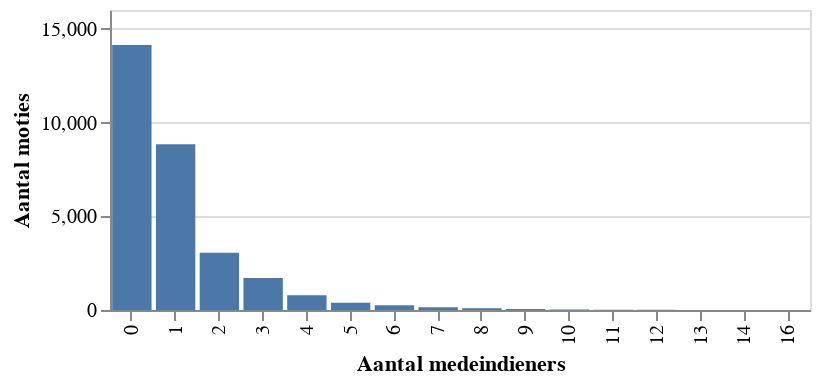

Notebook code for this chart:
### Markdown cell above
In bovenstaande histogrammen gaat het vooral om de verdeling van de moties tijdens de kamerperiodes. Het absolute aantal is niet echt vergelijkbaar omdat de duur van de kabinetten verschillend is. 
* Balkenende IV: een piek van ongeveer 200 moties die nauwelijks stemmen krijgen (waarschijnlijk soort protestmoties), een grote piek met moties die rond de 35 stemmen blijven hangen en een piek met unaniem aangenomen moties
* Rutte I: relatief meer moties die het nipt wel of juist niet haalden.
* Rutte II: verlijkbaar met Balkenende IV, behalve dat de meeste moties onder de 75 bleven steken
* Rutte III: hele grote piek in het aantal unaniem aangenomen moties. Dit lijken er ook steeds meer te worden (500 in 2018, 700 in 2019 en 900 in 2020)

### Code cell
# hide_input
medeindieners = df['Medeindiener_persoon'].values
c = Counter(len(i) for i in medeindieners)
c.most_common()
source = pd.DataFrame(c.most_common()).rename(columns={0:'Aantal medeindieners',1:'Aantal moties'})
alt.Chart(source,width=400,height = 150).mark_bar().encode(
    x=alt.X('Aantal medeindieners:O',sort=alt.EncodingSortField(field="x", op="count", order='ascending')),
    y='Aantal moties:Q'
).properties(width=300)

### Figure 1 — Vega-Lite specification as saved in the notebook (floating-point values rounded to 4 significant figures)
{"config": {"view": {"continuousWidth": 400, "continuousHeight": 300}}, "data": {"name": "data-846b617a9cde4279c30cce17d3ec7772"}, "mark": "bar", "encoding": {"x": {"type": "ordinal", "field": "Aantal medeindieners", "sort": {"field": "x", "op": "count", "order": "ascending"}}, "y": {"type": "quantitative", "field": "Aantal moties"}}, "height": 150, "width": 350, "$schema": "https://vega.github.io/schema/vega-lite/v4.8.1.json", "datasets": {"data-846b617a9cde4279c30cce17d3ec7772": [{"Aantal medeindieners": 0, "Aantal moties": 14127}, {"Aantal medeindieners": 1, "Aantal moties": 8840}, {"Aantal medeindieners": 2, "Aantal moties": 3049}, {"Aantal medeindieners": 3, "Aantal moties": 1713}, {"Aantal medeindieners": 4, "Aantal moties": 782}, {"Aantal medeindieners": 5, "Aantal moties": 393}, {"Aantal medeindieners": 6, "Aantal moties": 248}, {"Aantal medeindieners": 7, "Aantal moties": 151}, {"Aantal medeindieners": 8, "Aantal moties": 93}, {"Aantal medeindieners": 9, "Aantal moties": 55}, {"Aantal medeindieners": 10, "Aantal moties": 31}, {"Aantal medeindieners": 11, "Aantal moties": 14}, {"Aantal medeindieners": 12, "Aantal moties": 9}, {"Aantal medeindieners": 13, "Aantal moties": 5}, {"Aantal medeindieners": 14, "Aantal moties": 3}, {"Aantal medeindieners": 16, "Aantal moties": 1}]}}
